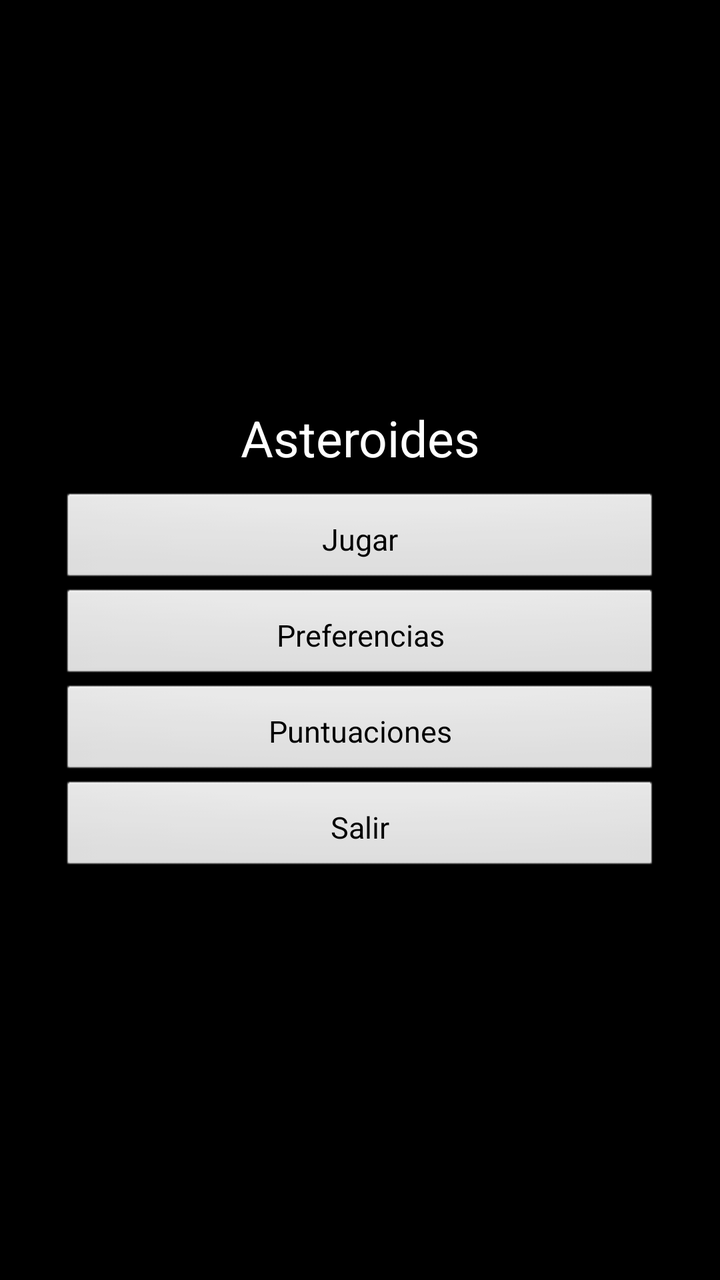
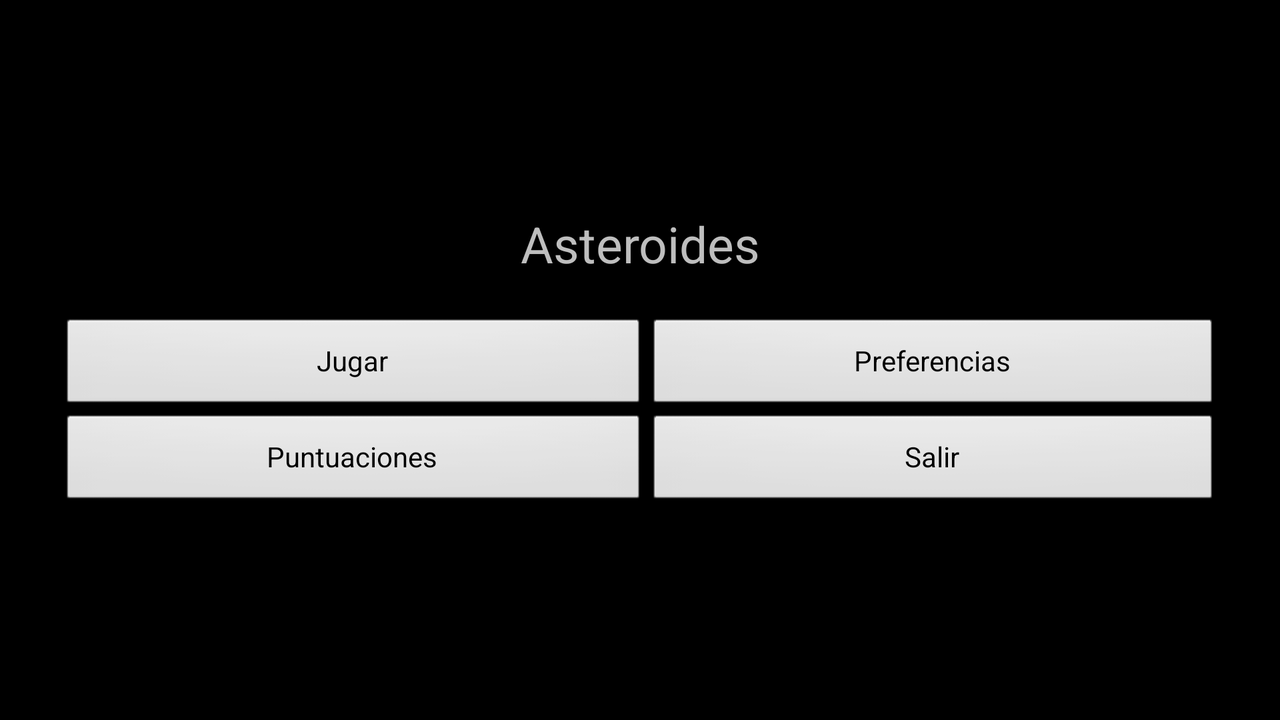

Compare how this app lays out the same screen by default and in its alternative resource folder. The renders come first, then the two layout files and the values they reference.
<!-- AndroidManifest.xml: application theme TemaAsteroides -->
<!-- res/layout/main.xml -->
<LinearLayout xmlns:android="http://schemas.android.com/apk/res/android"
    xmlns:tools="http://schemas.android.com/tools"
    android:layout_width="match_parent"
    android:layout_height="match_parent"
    android:gravity="center"
    android:orientation="vertical"
    android:padding="30dip"
    tools:context=".Asteroides" >

    <Button
        android:id="@+id/textView1"
        style="@style/TextoAsteroides"
        android:layout_marginBottom="10dip"
        android:text="@string/app_name"
        android:textColor="@android:color/white"
        android:background="@android:color/black" />

    <Button
        android:id="@+id/button1"
        style="@style/TextoAsteroides.Botones"
        android:text="@string/jugar"
        android:onClick="lanzaJuego" />

    <Button
        android:id="@+id/button5"
        style="@style/TextoAsteroides.Botones"
        android:onClick="lanzarPreferencias"
        android:text="@string/preferencias" />

    <Button
        android:id="@+id/button6"
        style="@style/TextoAsteroides.Botones"
        android:onClick="lanzarPuntuaciones"
        android:text="@string/puntuaciones" />

    <Button
        android:id="@+id/button4"
        style="@style/TextoAsteroides.Botones"
        android:text="@string/salir" />

</LinearLayout>
<!-- resources referenced by this layout -->
<resources>
  <string name="app_name">Asteroides</string>
  <string name="jugar">Jugar</string>
  <string name="preferencias">Preferencias</string>
  <string name="puntuaciones">Puntuaciones</string>
  <string name="salir">Salir</string>
  <style name="TextoAsteroides">
          <item name="android:layout_width">wrap_content</item>
          <item name="android:layout_height">wrap_content</item>
          <item name="android:layout_gravity">center_horizontal</item>
          <item name="android:textSize">25sp</item>
      </style>
  <style name="TextoAsteroides.Botones">
          <item name="android:layout_width">match_parent</item>
          <item name="android:padding">5dip</item>
          <item name="android:textSize">15sp</item>
      </style>
  <style name="TemaAsteroides" parent="@android:style/Theme.NoTitleBar">
      </style>
</resources>
<!-- res/layout-land/main.xml (the repository's variant of the layout above) -->
<!-- drawn on the phone turned sideways -->
<LinearLayout xmlns:android="http://schemas.android.com/apk/res/android"
    xmlns:tools="http://schemas.android.com/tools"
    android:layout_width="match_parent"
    android:layout_height="match_parent"
    android:gravity="center"
    android:orientation="vertical"
    android:padding="30dip"
    tools:context=".Localizacion" >

    <TextView
        android:id="@+id/textView1"
        android:layout_width="fill_parent"
        android:layout_height="wrap_content"
        android:layout_marginBottom="20dip"
        android:gravity="center"
        android:text="@string/app_name"
        android:textSize="25sp" />

    <TableLayout
        android:layout_width="match_parent"
        android:layout_height="wrap_content"
        android:gravity="center"
        android:stretchColumns="*" >

        <TableRow
            android:id="@+id/tableRow1"
            android:layout_width="wrap_content"
            android:layout_height="wrap_content" >

            <Button
                android:id="@+id/button1"
                android:layout_width="match_parent"
                android:layout_height="wrap_content"
                android:text="@string/jugar" />

            <Button
                android:id="@+id/button2"
                android:layout_width="match_parent"
                android:layout_height="wrap_content"
                android:onClick="lanzarPreferencias"
                android:text="@string/preferencias" />
        </TableRow>

        <TableRow
            android:id="@+id/tableRow2"
            android:layout_width="wrap_content"
            android:layout_height="wrap_content" >

            <Button
                android:id="@+id/button6"
                android:layout_width="match_parent"
                android:layout_height="wrap_content"
                android:onClick="lanzarPuntuaciones"
                android:text="@string/puntuaciones" />

            <Button
                android:id="@+id/button4"
                android:layout_width="match_parent"
                android:layout_height="wrap_content"
                android:text="@string/salir" />
        </TableRow>
    </TableLayout>

</LinearLayout>
<!-- resources referenced by the variant -->
<!-- as the phone turned sideways resolves them -->
<resources>
  <string name="app_name">Asteroides</string>
  <string name="jugar">Jugar</string>
  <string name="preferencias">Preferencias</string>
  <string name="puntuaciones">Puntuaciones</string>
  <string name="salir">Salir</string>
  <style name="TemaAsteroides" parent="@android:style/Theme.NoTitleBar">
      </style>
</resources>
